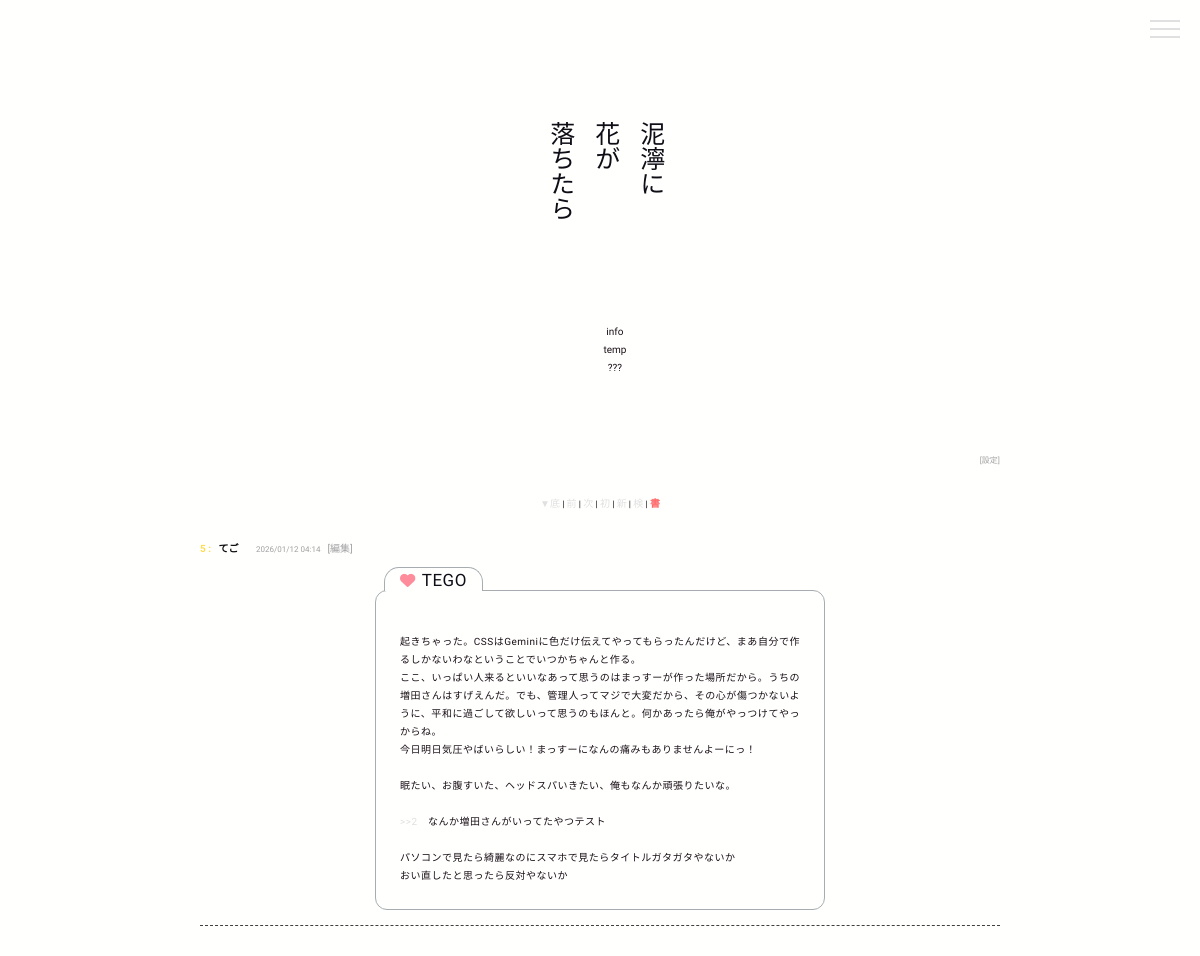
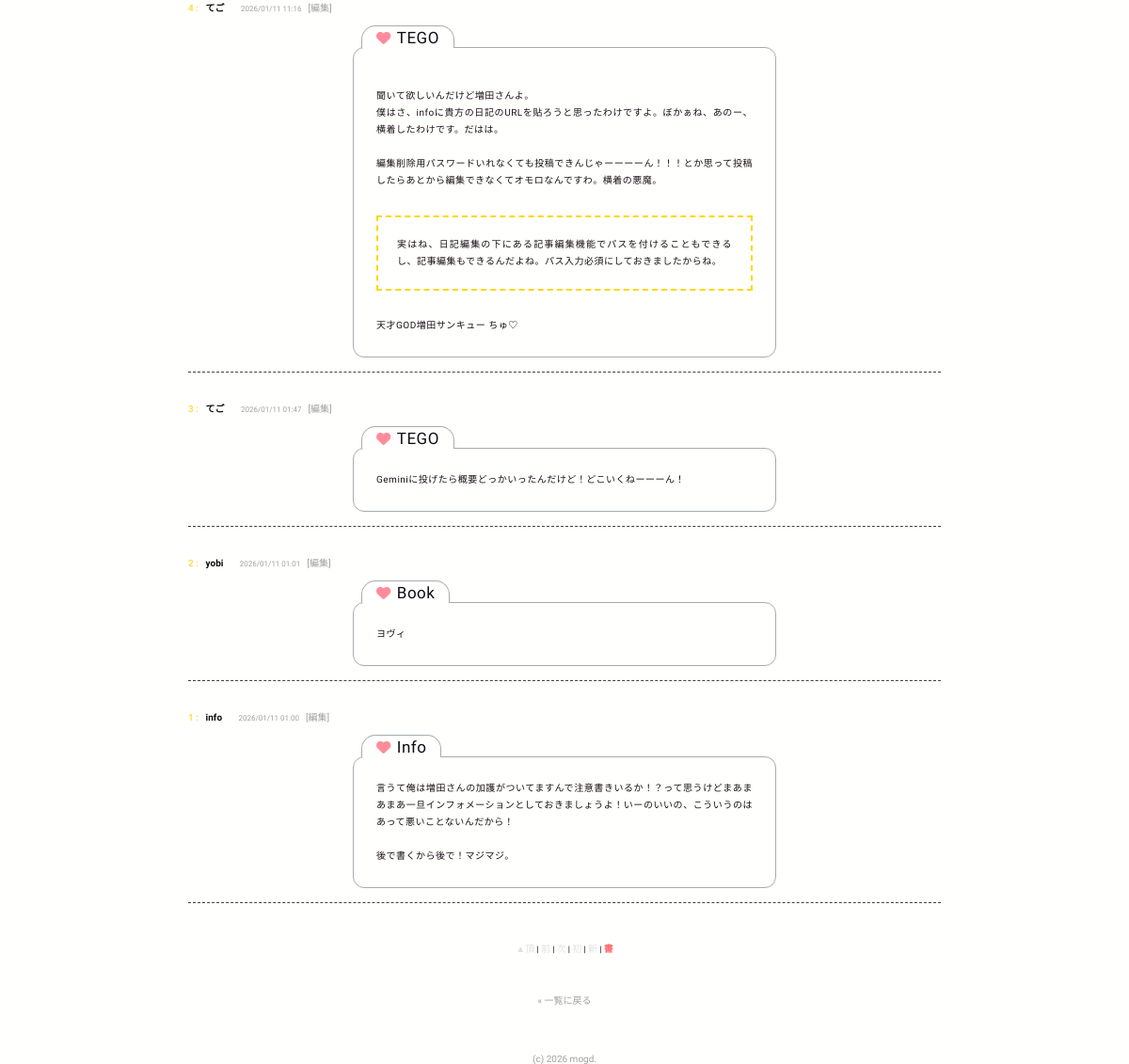
Page /diary/black/thread.php?id=1 (signed in) on the committed database (2 pictures, top to bottom).
### tables this page shows
CREATE TABLE threads (
        id INTEGER PRIMARY KEY AUTOINCREMENT,
        title TEXT,
        creator_name TEXT,
        description TEXT,
        custom_css TEXT, 
        write_pass TEXT,
        view_pass TEXT,
        del_pass TEXT,
        lock_level INTEGER DEFAULT 0,
        created_at DATETIME DEFAULT CURRENT_TIMESTAMP
    );

CREATE TABLE posts (
        id INTEGER PRIMARY KEY AUTOINCREMENT,
        thread_id INTEGER,
        post_num INTEGER DEFAULT 0,
        name TEXT,
        content TEXT,
        del_pass TEXT,
        is_sage INTEGER DEFAULT 0,
        created_at DATETIME DEFAULT CURRENT_TIMESTAMP
    );

### diary/black/thread.php (called while the page is built)
<?php
require '../common/core_thread.php';

### diary/common/db.php (called while the page is built, shortened)
<?php
function h($s) {
    return htmlspecialchars($s, ENT_QUOTES, 'UTF-8');
}

### diary/common/core_thread.php (the view, shortened to what this page needs)
<?php
require_once __DIR__ . '/db.php';
function convert_links_with_titles($text, $pdo) {
    $text = preg_replace_callback('/\[([a-zA-Z0-9_-]+)>>>(\d+)\]/', function($m) {
        $dir = $m[1];
        $tid = $m[2];
        $label = $dir . '>>>' . $tid;
        $db_path = __DIR__ . '/../' . $dir . '/bbs.db';
        if (file_exists($db_path)) {
            try {
                $pdo_sub = new PDO('sqlite:' . $db_path);
                $stmt = $pdo_sub->prepare("SELECT title FROM threads WHERE id = ?");
                $stmt->execute([$tid]);
                $fetched = $stmt->fetchColumn();
                if ($fetched) {
                    $label = htmlspecialchars($fetched, ENT_QUOTES, 'UTF-8');
                }
                $pdo_sub = null;
            } catch (Exception $e) {}
        }
        return '<a href="../' . $dir . '/thread.php?id=' . $tid . '" target="_blank">' . $label . '</a>';
    }, $text);
    $text = preg_replace_callback('/(?<!>)>>>(\d+)/', function($m) use ($pdo) {
        $tid = $m[1];
        $label = '>>>' . $tid;
        try {
            $stmt = $pdo->prepare("SELECT title FROM threads WHERE id = ?");
            $stmt->execute([$tid]);
            $fetched = $stmt->fetchColumn();
            if ($fetched) {
                $label = htmlspecialchars($fetched, ENT_QUOTES, 'UTF-8');
            }
        } catch (Exception $e) {}
        return '<a href="thread.php?id=' . $tid . '" target="_blank">' . $label . '</a>';
    }, $text);
    return $text;
}
$id = isset($_GET['id']) ? (int)$_GET['id'] : 0;
$sort = $_GET['sort'] ?? 'desc';
$page = isset($_GET['page']) ? max(1, (int)$_GET['page']) : 1;
$stmt = $pdo->prepare("SELECT * FROM threads WHERE id = ?");
$stmt->execute([$id]);
$thread = $stmt->fetch();
$has_pass = !empty($thread['view_pass']);
$is_locked = $has_pass;
$unlocked = false;
if (isset($_SESSION['admin_auth']) && $_SESSION['admin_auth'] === true) {
    $is_locked = false;
}
$pass_error = '';
$posts = [];
$total_pages = 1;
if (!$is_locked || $unlocked) {
    $per_page = 20;
    $offset = ($page - 1) * $per_page;
    $order_sql = ($sort === 'desc') ? 'DESC' : 'ASC';
    $stmt = $pdo->prepare("SELECT COUNT(*) FROM posts WHERE thread_id = ?");
    $stmt->execute([$id]);
    $total_posts = $stmt->fetchColumn();
    $total_pages = ceil($total_posts / $per_page);
    $stmt = $pdo->prepare("SELECT * FROM posts WHERE thread_id = ? ORDER BY post_num $order_sql LIMIT ? OFFSET ?");
    $stmt->bindValue(1, $id, PDO::PARAM_INT);
    $stmt->bindValue(2, $per_page, PDO::PARAM_INT);
    $stmt->bindValue(3, $offset, PDO::PARAM_INT);
    $stmt->execute();
    $posts = $stmt->fetchAll();
}
function url_param($adds = []) {
    global $id, $sort, $page;
    $params = ['id' => $id, 'sort' => $sort, 'page' => $page];
    foreach ($adds as $k => $v) { $params[$k] = $v; }
    return '?' . http_build_query($params);
}
if (file_exists(__DIR__ . '/header.php')) {
    require __DIR__ . '/header.php';
} else {
    require 'header.php';
}
?>
<div class="container">
    <?php if ($is_locked && !$unlocked): ?>
        <?php if ($thread['lock_level'] == 1): ?>
            <div class="text-center-mb">
                <div style="font-size: 0.9em; color: var(--text-sub); margin-bottom: 15px; white-space: pre-wrap;"><?php
                    $desc = trim($thread['description']);
                    $desc = convert_links_with_titles($desc, $pdo);
                    $desc = preg_replace('/(?<!>)>>(\d+)/', '<a href="res.php?thread_id=' . $id . '&post_num=$1" target="_blank">>>$1</a>', $desc);
                    echo $desc;
                ?></div>
            </div>
            <div class="card" style="text-align: center; padding: 40px 20px; border-style:dashed;">
                <h3 style="color: var(--text-main); border-bottom: none;">ここから先はパスワードが必要です</h3>
                <?php if($pass_error): ?><p style="color: #ff6b6b;"><?= h($pass_error) ?></p><?php endif; ?>
                <form method="post" style="max-width: 300px; margin: 20px auto;">
                    <input type="password" name="unlock_pass" required placeholder="閲覧パスワード">
                    <button type="submit" class="btn" style="margin-top: 15px;">入室</button>
                </form>
            </div>
        <?php else: ?>
            <div class="card" style="text-align: center; padding: 40px 20px;">
                <h1 style="margin-bottom: 5px; border:none;"><?= h($thread['title']) ?></h1>
                <div style="font-size: 0.9em; color: var(--text-sub); margin-bottom: 10px;">
                    作成者: <?= h($thread['creator_name']) ?>
                </div>
                <h2 style="color: var(--text-main);">鍵付き日記</h2>
                <p>閲覧にはパスワードが必要です。</p>
                <?php if($pass_error): ?><p style="color: #ff6b6b;"><?= h($pass_error) ?></p><?php endif; ?>
                <form method="post" style="max-width: 300px; margin: 20px auto;">
                    <input type="password" name="unlock_pass" required placeholder="閲覧パスワード">
                    <button type="submit" class="btn" style="margin-top: 15px;">入室</button>
                </form>
            </div>
        <?php endif; ?>
        <div style="text-align:center; margin-top:20px;"><a href="index.php">戻る</a></div>
    <?php else: ?>
        <div class="text-center-mb">
            <div style="font-size: 0.9em; color: var(--text-sub); margin-bottom: 15px; white-space: pre-wrap;"><?php
                $desc = trim($thread['description']);
                $desc = convert_links_with_titles($desc, $pdo);
                $desc = preg_replace('/(?<!>)>>(\d+)/', '<a href="res.php?thread_id=' . $id . '&post_num=$1" target="_blank">>>$1</a>', $desc);
                echo $desc;
            ?></div>
            <div style="text-align: right;">
                <a href="edit.php?type=thread&id=<?= $id ?>" style="font-size:0.8rem; color:var(--text-sub);">[設定]</a>
            </div>
        </div>
        <div class="text-center-mb" style="font-size: 0.9rem; padding: 10px 0;">
            <a href="#bottom">▼底</a>
            | <a href="<?= url_param(['page' => max(1, $page - 1)]) ?>">前</a>
            | <a href="<?= url_param(['page' => min($total_pages, $page + 1)]) ?>">次</a>
            | <a href="<?= url_param(['sort' => 'asc', 'page' => 1]) ?>">初</a>
            | <a href="<?= url_param(['sort' => 'desc', 'page' => 1]) ?>">新</a>
            | <a href="search.php?id=<?= $id ?>">検</a>
            | <a href="write.php?id=<?= $id ?>" style="color:#ff6b6b; font-weight:bold;">書</a>
        </div>
        <div class="posts-area">
            <?php foreach ($posts as $post): ?>
                <div id="post-<?= $post['post_num'] ?>" style="margin-bottom: 30px; border-bottom:1px dashed var(--border); padding-bottom:15px;">
                    <div class="post-header">
                        <a href="res.php?thread_id=<?= $id ?>&post_num=<?= $post['post_num'] ?>" target="_blank" class="post-number">
                            <?= h($post['post_num']) ?> :
                        </a>
                        <span style="font-weight: bold; margin-right:10px;"><?= h($post['name']) ?></span>
                        <span class="post-date">
                        <?php
                           $ts = strtotime($post['created_at']);
                           echo date('Y/m/d H:i', $ts);
                        ?>
                            <a href="edit.php?type=post&thread_id=<?= $id ?>&post_num=<?= $post['post_num'] ?>" style="color:var(--text-sub); margin-left:5px; text-decoration:none;">[編集]</a>
                        </span>
                    </div>
                    <div class="post-content"><?php
                        $body = trim($post['content']);
                        $body = convert_links_with_titles($body, $pdo);
                        $body = preg_replace('/(?<!>)>>(\d+)/', '<a href="res.php?thread_id=' . $id . '&post_num=$1" target="_blank">>>$1</a>', $body);
                        echo $body;
                    ?></div>
                </div>
            <?php endforeach; ?>
        </div>
        <div class="text-center-box" style="font-size: 0.9rem;" id="bottom">
            <a href="#top">▲頂</a>
            | <a href="<?= url_param(['page' => max(1, $page - 1)]) ?>">前</a>
            | <a href="<?= url_param(['page' => min($total_pages, $page + 1)]) ?>">次</a>
            | <a href="<?= url_param(['sort' => 'asc', 'page' => 1]) ?>">初</a>
            | <a href="<?= url_param(['sort' => 'desc', 'page' => 1]) ?>">新</a>
            | <a href="write.php?id=<?= $id ?>" style="color:#ff6b6b; font-weight:bold;">書</a>
        </div>
        <div class="text-center-box">
            <a href="index.php" style="color: var(--text-sub); text-decoration: none;">&laquo; 一覧に戻る</a>
        </div>
        <div class="footer-link">
            <?php
            if (file_exists(__DIR__ . '/footer.php')) {
                require __DIR__ . '/footer.php';
            } else {
                require 'footer.php';
            }
            ?>
        </div>
    <?php endif; ?>
</div>
</body>
</html>

### diary/common/header.php (shortened to what this page needs)
<!DOCTYPE html>
<html lang="ja">
<head>
    <link rel="stylesheet" href="../common/css/style.css">
</head>
<body id="top">
<div class="hamburger" id="hamburger">
    <span></span>
    <span></span>
    <span></span>
</div>

### diary/common/footer.php
<footer class="site-footer">
    (c) <?= date('Y') ?> mogd.
</footer>

### diary/common/css/style.css (style rules this page uses)
:root { --bg-color: #202020; --card-bg: #2b2b2b; --text-main: #e0e0e0; --text-sub: #a0a0a0; --accent: #ffdb4f; --border: #404040; --input-bg: #333333; --highlight: #ffd700; --overlay-bg: rgba(0, 0, 0, 0.95); --menu-text: #ffffff; --menu-hover: #ffdb4f; --btn-hover-text: #333333; }
body { background: var(--bg-color); color: var(--text-main); font-family: "Zen Maru Gothic", "Noto Color Emoji", sans-serif; font-size: 15px; margin: 0; padding: 0; min-height: 100vh; transition: background 0.3s, color 0.3s; }
a { text-decoration: none; color: var(--text-main); transition: opacity 0.3s, color 0.3s; }
.container { max-width: 800px; margin: 0 auto; padding: 60px 20px 40px; }
.hamburger { position: fixed; top: 20px; right: 20px; z-index: 1000; width: 30px; height: 30px; cursor: pointer; }
.hamburger span { display: block; width: 100%; height: 2px; background: var(--text-main); margin-bottom: 6px; transition: 0.3s; }
.footer-link { text-align: center; margin-top: 50px; margin-bottom: 20px; font-size: 0.8rem; color: var(--text-sub); }
.text-center-box { text-align: center; margin-top: 40px; margin-bottom: 20px; }
.text-center-mb { text-align: center; margin-bottom: 20px; }
.post-header { margin-bottom: 8px; font-size: 0.95em; }
.post-number { font-weight: bold; color: var(--accent); margin-right: 5px; text-decoration: none; }
.post-date { font-size: 0.8rem; color: var(--text-sub); margin-left: 5px; }
.post-content { line-height: 1.8; white-space: pre-wrap; word-wrap: break-word; letter-spacing: 0.05em; }

### rows in the picture
threads: description "泥濘に 花が 落ちたら info temp ???"
posts: post_num "5", name "てご", created_at "2026/01/12 04:14", content "TEGO 起きちゃった。CSSはGeminiに色だけ伝えてやってもらったんだけど、まあ自分で作るしかないわなということでいつかちゃんと作る。 ここ、いっぱい人来るといいなあって思うのはまっすーが作った場所だから。うちの増田さんはすげえんだ。でも、管理人ってマジで大変だから、その心が傷つかないように、平和に過ごして欲しいって思うのもほんと。何かあったら俺がやっつけてやっからね。 今日明日気圧やばいらしい！まっすーになんの痛みもありませんよーにっ！ 眠たい、お腹すいた、ヘッドスパいきたい、俺もなんか頑張りたいな。 >>2 なんか増田さんがいってたやつテスト パソコンで見たら綺麗なのにスマホで見たらタイトルガタガタやないか おい直したと思ったら反対やないか"
posts: post_num "4", name "てご", created_at "2026/01/11 11:16", content "TEGO 聞いて欲しいんだけど増田さんよ。 僕はさ、infoに貴方の日記のURLを貼ろうと思ったわけですよ。ぼかぁね、あのー、横着したわけです。だはは。 編集削除用パスワードいれなくても投稿できんじゃーーーーん！！！とか思って投稿したらあとから編集できなくてオモロなんですわ。横着の悪魔。 実はね、日記編集の下にある記事編集機能でパスを付けることもできるし、記事編集もできるんだよね。パス入力必須にしておきましたからね。 天才GOD増田サンキュー ちゅ♡"
posts: post_num "3", name "てご", created_at "2026/01/11 01:47", content "TEGO Geminiに投げたら概要どっかいったんだけど！どこいくねーーーん！"
posts: post_num "2", name "yobi", created_at "2026/01/11 01:01", content "Book ヨヴィ"
posts: post_num "1", name "info", created_at "2026/01/11 01:00", content "Info 言うて俺は増田さんの加護がついてますんで注意書きいるか！？って思うけどまあまあまあ一旦インフォメーションとしておきましょうよ！いーのいいの、こういうのはあって悪いことないんだから！ 後で書くから後で！マジマジ。"
